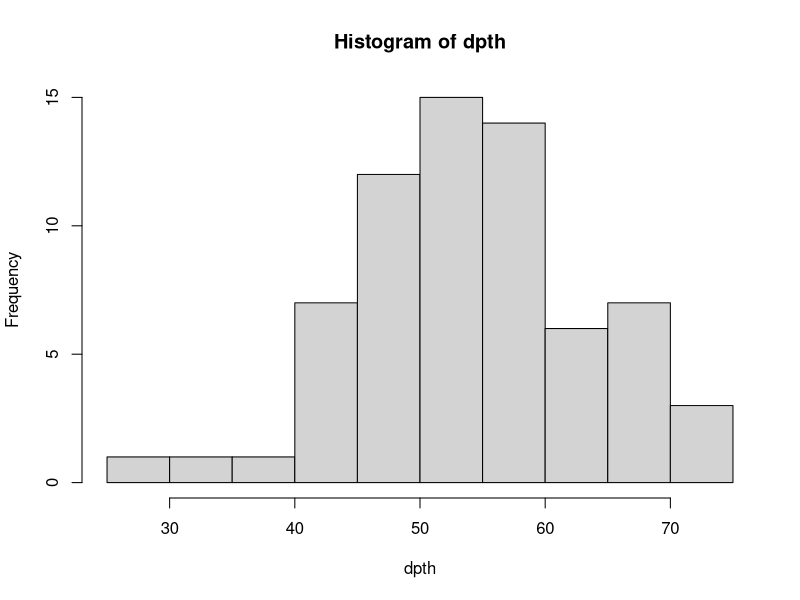

Write the R code that produced this figure.
library(tidyverse)


#Depth

#generate depth data using the districution prvided in this text
#Asaeda, T., Fujino, T., & Manatunge, J. (2005). Morphological adaptations of emergent plants to water flow: 
#A case study with Typha angustifolia, Zizania latifolia and Phragmites australis. Freshwater Biology
# frm the text: The mean (±SD) depth at which T. angustifolia colonised (54.3 ± 9.3 cm, n = 67) 
set.seed(85436)
dpth <- rnorm(n=67, mean = 54.3, sd = 9.3)
hist(dpth)


pres <- ifelse(dpth >= 70 | dpth <= 40 , 0, 1)

dat <- data.frame(
  "depth_cm" = dpth,
  "occurrence" = pres
  )


